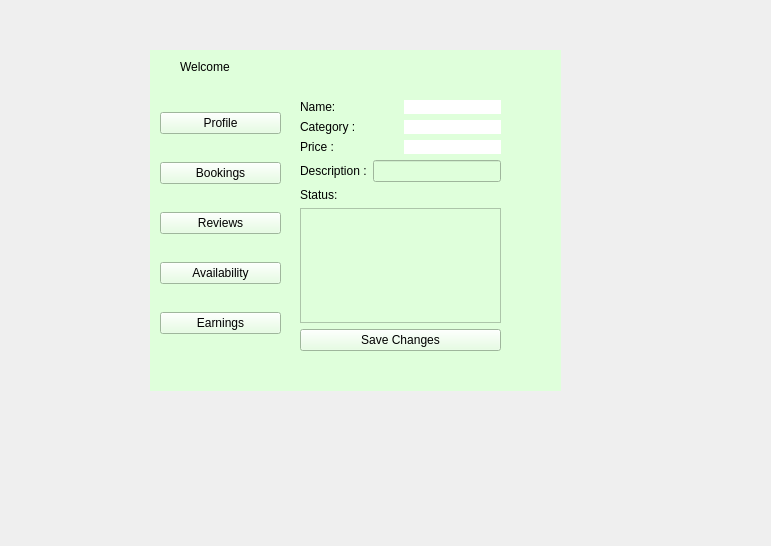
<?xml version="1.0" encoding="UTF-8"?>
<ui version="4.0">
 <class>ProviderDashboard</class>
 <widget class="QWidget" name="ProviderDashboard">
  <property name="geometry">
   <rect>
    <x>0</x>
    <y>0</y>
    <width>771</width>
    <height>546</height>
   </rect>
  </property>
  <property name="windowTitle">
   <string>Form</string>
  </property>
  <widget class="QWidget" name="widget" native="true">
   <property name="geometry">
    <rect>
     <x>150</x>
     <y>50</y>
     <width>411</width>
     <height>341</height>
    </rect>
   </property>
   <property name="styleSheet">
    <string notr="true">
background-color: rgb(223, 255, 219);</string>
   </property>
   <widget class="QLabel" name="welcomeLabel">
    <property name="geometry">
     <rect>
      <x>30</x>
      <y>10</y>
      <width>57</width>
      <height>14</height>
     </rect>
    </property>
    <property name="text">
     <string>Welcome </string>
    </property>
   </widget>
   <widget class="QWidget" name="verticalLayoutWidget">
    <property name="geometry">
     <rect>
      <x>10</x>
      <y>40</y>
      <width>121</width>
      <height>271</height>
     </rect>
    </property>
    <layout class="QVBoxLayout" name="verticalLayout">
     <item>
      <widget class="QPushButton" name="profileBtn">
       <property name="text">
        <string>Profile</string>
       </property>
      </widget>
     </item>
     <item>
      <widget class="QPushButton" name="bookingsBtn">
       <property name="text">
        <string>Bookings</string>
       </property>
      </widget>
     </item>
     <item>
      <widget class="QPushButton" name="reviewsBtn">
       <property name="text">
        <string>Reviews</string>
       </property>
      </widget>
     </item>
     <item>
      <widget class="QPushButton" name="availabilityBtn">
       <property name="text">
        <string>Availability</string>
       </property>
      </widget>
     </item>
     <item>
      <widget class="QPushButton" name="earningsBtn">
       <property name="text">
        <string>Earnings</string>
       </property>
      </widget>
     </item>
    </layout>
   </widget>
   <widget class="QStackedWidget" name="stackedWidget">
    <property name="geometry">
     <rect>
      <x>140</x>
      <y>40</y>
      <width>229</width>
      <height>261</height>
     </rect>
    </property>
    <property name="currentIndex">
     <number>0</number>
    </property>
    <widget class="QWidget" name="ProfilePage">
     <widget class="QLabel" name="statusLabel">
      <property name="geometry">
       <rect>
        <x>80</x>
        <y>80</y>
        <width>57</width>
        <height>14</height>
       </rect>
      </property>
      <property name="text">
       <string/>
      </property>
     </widget>
     <widget class="QWidget" name="verticalLayoutWidget_3">
      <property name="geometry">
       <rect>
        <x>10</x>
        <y>10</y>
        <width>201</width>
        <height>251</height>
       </rect>
      </property>
      <layout class="QVBoxLayout" name="verticalLayout_3">
       <item>
        <layout class="QHBoxLayout" name="horizontalLayout">
         <item>
          <widget class="QLabel" name="label">
           <property name="text">
            <string>Name:</string>
           </property>
          </widget>
         </item>
         <item>
          <widget class="QLabel" name="nameLabel">
           <property name="styleSheet">
            <string notr="true">background-color: rgb(255, 255, 255);</string>
           </property>
           <property name="text">
            <string/>
           </property>
          </widget>
         </item>
        </layout>
       </item>
       <item>
        <layout class="QHBoxLayout" name="horizontalLayout_3">
         <item>
          <widget class="QLabel" name="label_2">
           <property name="text">
            <string>Category :</string>
           </property>
          </widget>
         </item>
         <item>
          <widget class="QLabel" name="categoryLabel">
           <property name="styleSheet">
            <string notr="true">background-color: rgb(255, 255, 255);</string>
           </property>
           <property name="text">
            <string/>
           </property>
          </widget>
         </item>
        </layout>
       </item>
       <item>
        <layout class="QHBoxLayout" name="horizontalLayout_2">
         <item>
          <widget class="QLabel" name="label_3">
           <property name="text">
            <string>Price : </string>
           </property>
          </widget>
         </item>
         <item>
          <widget class="QLabel" name="priceLabel">
           <property name="styleSheet">
            <string notr="true">background-color: rgb(255, 255, 255);</string>
           </property>
           <property name="text">
            <string/>
           </property>
          </widget>
         </item>
        </layout>
       </item>
       <item>
        <layout class="QHBoxLayout" name="horizontalLayout_4">
         <item>
          <widget class="QLabel" name="label_4">
           <property name="text">
            <string>Description :</string>
           </property>
          </widget>
         </item>
         <item>
          <widget class="QLineEdit" name="priceInput"/>
         </item>
        </layout>
       </item>
       <item>
        <widget class="QLabel" name="label_6">
         <property name="text">
          <string>Status: </string>
         </property>
        </widget>
       </item>
       <item>
        <widget class="QTextEdit" name="descriptionInput"/>
       </item>
       <item>
        <widget class="QPushButton" name="saveProfileBtn">
         <property name="text">
          <string>Save Changes</string>
         </property>
        </widget>
       </item>
      </layout>
     </widget>
    </widget>
    <widget class="QWidget" name="AvailabilityPage">
     <widget class="QLabel" name="label_5">
      <property name="geometry">
       <rect>
        <x>10</x>
        <y>10</y>
        <width>161</width>
        <height>16</height>
       </rect>
      </property>
      <property name="text">
       <string>Availability Status :</string>
      </property>
     </widget>
     <widget class="QPushButton" name="availabilityBtnToggle">
      <property name="geometry">
       <rect>
        <x>0</x>
        <y>40</y>
        <width>141</width>
        <height>22</height>
       </rect>
      </property>
      <property name="text">
       <string>Toggle Availability</string>
      </property>
     </widget>
    </widget>
    <widget class="QWidget" name="ReviewsPage">
     <widget class="QListWidget" name="reviewsList">
      <property name="geometry">
       <rect>
        <x>0</x>
        <y>60</y>
        <width>211</width>
        <height>161</height>
       </rect>
      </property>
     </widget>
    </widget>
    <widget class="QWidget" name="EarningsPage">
     <widget class="QLabel" name="earningsLabel">
      <property name="geometry">
       <rect>
        <x>0</x>
        <y>40</y>
        <width>131</width>
        <height>16</height>
       </rect>
      </property>
      <property name="text">
       <string>Total earnings :</string>
      </property>
     </widget>
     <widget class="QLabel" name="jobLabel">
      <property name="geometry">
       <rect>
        <x>0</x>
        <y>90</y>
        <width>111</width>
        <height>16</height>
       </rect>
      </property>
      <property name="text">
       <string>Completed Jobs :</string>
      </property>
     </widget>
    </widget>
    <widget class="QWidget" name="BookingsPage">
     <widget class="QListWidget" name="bookingList">
      <property name="geometry">
       <rect>
        <x>30</x>
        <y>30</y>
        <width>131</width>
        <height>191</height>
       </rect>
      </property>
     </widget>
    </widget>
   </widget>
  </widget>
 </widget>
 <resources/>
 <connections/>
</ui>
